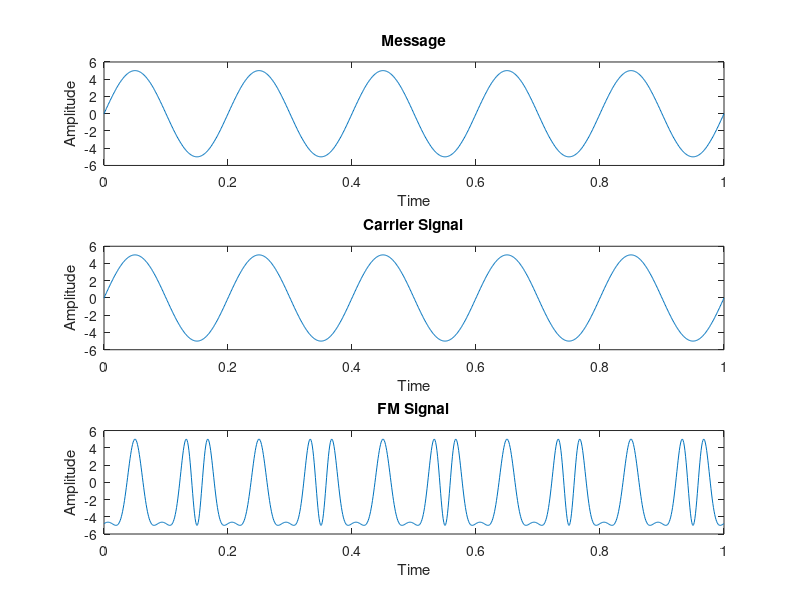

The MATLAB source for this figure:
clc;
clear all;
close all;

theta = 0:0.001:1; 

vm = input('Enter Amplitude (Message) = ');
vc = input('Enter Amplitude (Carrier) = ');
fM = input('Enter Message frequency = ');
fc = input('Enter Carrier frequency = ');
m = input('Enter Modulation Index = ');

t = theta; 

msg = vm*sin(2*pi*fM*t);

subplot(3,1,1); 
plot(t,msg);
xlabel('Time');
ylabel('Amplitude');
title('Message');

carrier = vc*sin(2*pi*fc*t);

subplot(3,1,2); 
plot(t,carrier);
xlabel('Time');
ylabel('Amplitude');
title('Carrier Signal');

y = vc*sin(2*pi*fc*t + m.*cos(2*pi*fM*t));

subplot(3,1,3); 
plot(t,y);
xlabel('Time');
ylabel('Amplitude');
title('FM Signal');